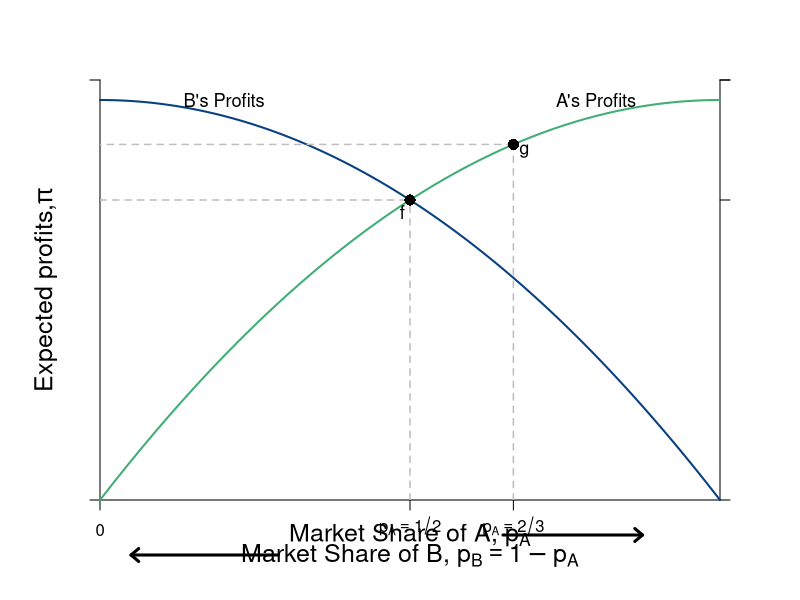

Recreate this plot in R.
#Graph Designer: Simon Halliday
#Authors: Bowles, Foley and Halliday
#Title: Coordination, Conflict and Competition: A Text in Microeconomics
library(shape)
pdf(file = "competitionmarkets/winner_take_all.pdf", width = 10, height = 8)

#Set parameters for graphics
axislabelsize <- 1.5
labelsize <- 1.1
graphlinewidth <- 2
segmentlinewidth <- 1.5

COL <- c("#7fc97f", "#beaed4", "#fdc086", "#ffff99", "#386cb0", "#f0027f", "#bf5b17", "#666666")
COLA <- c("#e0f3db", "#99d8c9","#66c2a4","#41ae76", "#238b45", "#005824")
COLB <- c("#4eb3d3", "#2b8cbe", "#0868ac","#084081")

#Edited the margins to cater for the larger LHS labels
par(mar =  c(5, 5, 4, 4))

#proportion of wealth functions

value_B <- function(x){
  40 -  (1/40)*x^2
}

value_A <- function(x){
  2*x - (1/40)*x^2
}


#Add limits on axes and levels of utility for each function 
ylims <- c(0, 42)
xlims <- c(0, 40)

npts <- 501 
x <- seq(xlims[1], xlims[2], length.out = npts)
y <- seq(ylims[1], ylims[2], length.out = npts) 

plot(0, 0, xlim = xlims, ylim = ylims, type = "n",
     xlab = expression(paste("")),
     ylab = expression(paste("")), 
     xaxt = "n", 
     yaxt = "n", 
     cex.lab = axislabelsize, 
     bty = "n", 
     xaxs="i", 
     yaxs="i"
)

#x and y limits with plain axes without ticks/numbers to match previous graph; y axes on both sides

ticksx <- c(0, 20, 26.67, 42)
xlabels <- c(0, expression(paste(p[A] == 1/2)),expression(paste(p[A] == 2/3)), 1)
ticksy <- c(ylims[1], ylims[2])
ylabels <- c(NA, NA)
ticksy2 <- c(ylims[1], 30, 42, ylims[2])
ylabels2 <- seq(from = 0, to = ylims[2], by = 10)


axis(1, at = ticksx,  pos = 0, labels = xlabels)
axis(2, at = ticksy,  pos = 0, labels = ylabels, las = 1)
axis(4, at = ticksy2, pos = xlims[2], labels = FALSE,las=1)


npts <- 503 
xx1 <- seq(xlims[1], xlims[2], length.out = npts)
xx2 <- seq(0, xlims[2], length.out = npts)
xx3 <- seq(xlims[1], 0, length.out = npts)
xx4 <- seq(-11, 0, length.out = npts)

#Axis labels and draw linear utility functions
text(xlims[2]*0.5, -3.5, expression(paste("Market Share of A, ", p[A])), xpd = TRUE, cex = axislabelsize)
text(xlims[2]*0.5, -5.5, expression(paste("Market Share of B, ", p[B] == 1 - p[A])), xpd = TRUE, cex = axislabelsize)
text(-3.5, 0.5*ylims[2], expression(paste("Expected profits,", pi)), xpd = TRUE, cex = axislabelsize, srt = 90) 
# 
# 
# text(41, ylims[2], expression(paste(4)), xpd = TRUE, cex = labelsize) 
# text(41, 0.75*ylims[2], expression(paste(3)), xpd = TRUE, cex = labelsize) 
# 
lines(xx1, value_A(xx1), col = COLA[4], lwd = graphlinewidth, xpd = TRUE)
lines(xx1, value_B(xx1), col = COLB[4], lwd = graphlinewidth, xpd = TRUE)

#Axis arrow
arrows(26, -3.5, 35, -3.5, xpd = TRUE, length=0.1,angle=40,lwd=3)
arrows(11.5, -5.5, 2, -5.5, xpd = TRUE, length=0.1,angle=40,lwd=3)

# 
# #Label points on line
# 
text(20 - 0.5, value_A(20) - 1.2, expression(paste("f")), cex = labelsize)
segments(20, 0, 20, value_A(20), lty = 2, col = "gray", lwd = segmentlinewidth)
segments(0, value_A(20), 20, value_A(20), lty = 2, col = "gray", lwd = segmentlinewidth)
points(20, value_A(20), pch = 16, col = "black", cex = 1.5)

text(26.67 + 0.7, value_A(26.67) - 0.7, expression(paste("g")), cex = labelsize)
segments(26.67, value_A(26.67), 0, value_A(26.67), lty = 2, col = "gray", lwd = segmentlinewidth)
segments(26.67, 0,26.67, value_A(26.67), lty = 2, col = "gray", lwd = segmentlinewidth)
points(26.67, value_A(26.67), pch = 16, col = "black", cex = 1.5)

# # text(33 + 0.7, 7 + 0.7, expression(paste("h")), cex = labelsize)
# # segments(33, 7, 0, 7, lty = 2, col = "gray", lwd = segmentlinewidth)
# # points(33, 7, pch = 16, col = "black", cex = 1.5)
# 
# 
# #Label values
text(32, 40, expression(paste("A's Profits")), xpd = TRUE, cex = labelsize)
text(8, 40, expression(paste("B's Profits")),  xpd = TRUE, cex = labelsize)
# 
# 
# #Risk Dominant Strategy
# text(17, 36.5, expression(paste("Strategy with higher")), xpd = TRUE, cex = labelsize)
# text(17, 35, expression(paste("expected payoff at ", p == 1/2)), xpd = TRUE, cex = labelsize)
# text(17, 33.5, expression(paste("is risk-dominant")), xpd = TRUE, cex = labelsize)
# Arrows(20, 32.5, 20, value_A(20) + 1.5, col = "black", lty = 1, lwd = 2, code = 2, arr.type = "triangle", arr.lwd = 0.5)
# 
# #Equal expected payoffs
# text(29, 35, expression(paste("Equal expected")), xpd = TRUE, cex = labelsize)
# text(29, 33.5, expression(paste("payoffs at ", p == 2/3)), xpd = TRUE, cex = labelsize)
# Arrows(26.67, 32.5, 26.67, value_A(26.67) + 1.5, col = "black", lty = 1, lwd = 2, code = 2, arr.type = "triangle", arr.lwd = 0.5)


dev.off()
